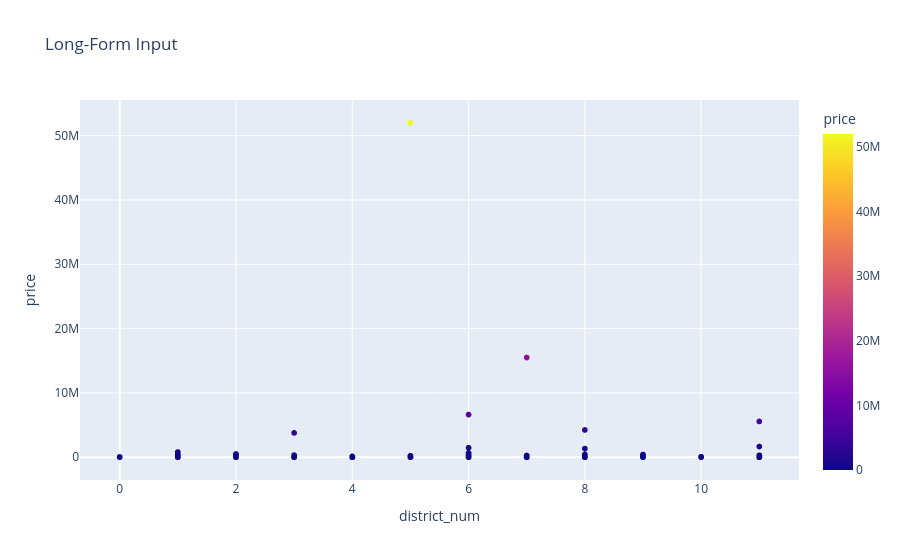

Notebook cell for this chart:
### Code cell
fig = px.scatter(data, x="district_num", y="price", color="price", title="Long-Form Input")
fig.show()

### Figure 1 — Plotly figure (JSON) as saved in the notebook; plotly's stock layout.template omitted (floating-point values rounded to 4 significant figures; data arrays with more than 128 entries replaced by an {"elided": "..."} marker saying what was removed)
{"data": [{"hovertemplate": "district_num=%{x}<br>price=%{marker.color}<extra></extra>", "legendgroup": "", "marker": {"color": {"elided": "7565 int values"}, "coloraxis": "coloraxis", "symbol": "circle"}, "mode": "markers", "name": "", "showlegend": false, "type": "scattergl", "x": {"elided": "7565 int values"}, "xaxis": "x", "y": {"elided": "7565 int values"}, "yaxis": "y"}], "layout": {"coloraxis": {"colorbar": {"title": {"text": "price"}}, "colorscale": [[0, "#0d0887"], [0.1111, "#46039f"], [0.2222, "#7201a8"], [0.3333, "#9c179e"], [0.4444, "#bd3786"], [0.5556, "#d8576b"], [0.6667, "#ed7953"], [0.7778, "#fb9f3a"], [0.8889, "#fdca26"], [1, "#f0f921"]]}, "legend": {"tracegroupgap": 0}, "title": {"text": "Long-Form Input"}, "xaxis": {"anchor": "y", "domain": [0, 1], "title": {"text": "district_num"}}, "yaxis": {"anchor": "x", "domain": [0, 1], "title": {"text": "price"}}}}
